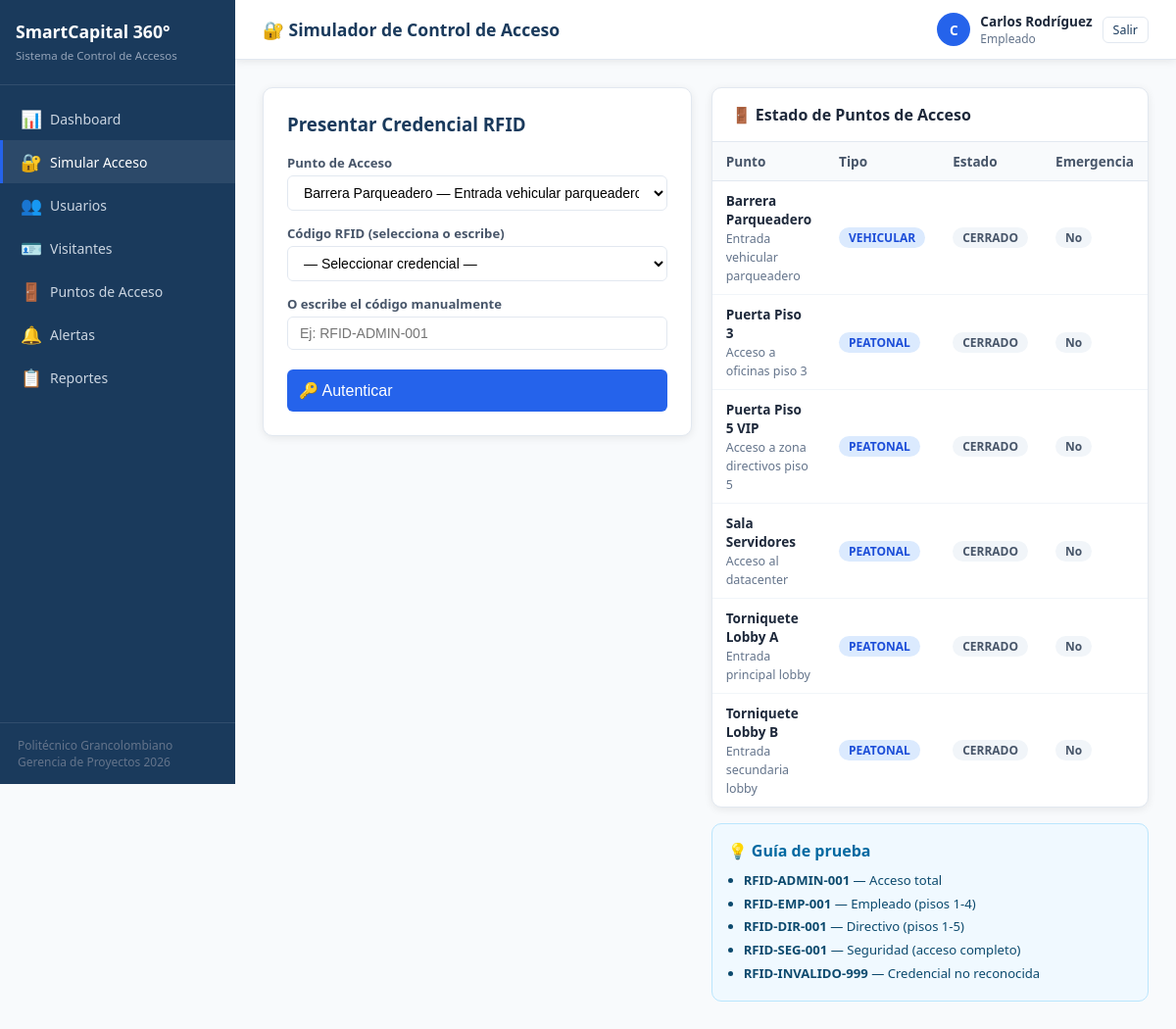
Page /acceso (signed in) on the committed database.
### tables this page shows
CREATE TABLE punto_acceso (
        id_punto       INTEGER PRIMARY KEY AUTOINCREMENT,
        nombre         TEXT NOT NULL,
        ubicacion      TEXT,
        tipo_acceso    TEXT DEFAULT 'PEATONAL',
        estado         TEXT DEFAULT 'CERRADO',
        modo_emergencia INTEGER DEFAULT 0,
        id_zona        INTEGER REFERENCES zona(id_zona),
        id_controlador INTEGER REFERENCES controlador(id_controlador)
    );

### backend/app.py (the view)
@app.route('/acceso')
@login_required
def acceso():
    conn = get_db()
    puntos = conn.execute("SELECT * FROM punto_acceso ORDER BY nombre").fetchall()
    credenciales = conn.execute("""SELECT c.*, u.nombre||' '||u.apellido as nombre_usuario
                                   FROM credencial c JOIN usuario u ON c.id_usuario=u.id_usuario
                                   WHERE c.activa=1""").fetchall()
    conn.close()
    return render_template('acceso.html', puntos=puntos, credenciales=credenciales)

### backend/app.py (called while the page is built)
def get_db():
    conn = sqlite3.connect(DB_PATH)
    conn.row_factory = sqlite3.Row
    conn.execute("PRAGMA foreign_keys = ON")
    return conn

def login_required(f):
    from functools import wraps
    @wraps(f)
    def decorated(*args, **kwargs):
        if 'user_id' not in session:
            return redirect(url_for('login'))
        return f(*args, **kwargs)
    return decorated

### frontend/templates/acceso.html (shortened to what this page needs)
{% extends "base.html" %}
{% block page_title %}🔐 Simulador de Control de Acceso{% endblock %}
{% block content %}
<div class="row2">
  <div>
    <div class="table-wrap" style="padding:24px;">
      <h3 style="margin-bottom:18px;color:#1a3a5c;">Presentar Credencial RFID</h3>
      <div class="form-group" style="margin-bottom:14px;">
        <label>Punto de Acceso</label>
        <select id="selPunto">
          {% for p in puntos %}
          <option value="{{ p.id_punto }}">{{ p.nombre }} — {{ p.ubicacion }}</option>
          {% endfor %}
        </select>
      </div>
      <div class="form-group" style="margin-bottom:14px;">
        <label>Código RFID (selecciona o escribe)</label>
        <select id="selRFID" onchange="document.getElementById('rfidInput').value=this.value">
          <option value="">— Seleccionar credencial —</option>
        </select>
      </div>
      <div class="form-group" style="margin-bottom:20px;">
        <label>O escribe el código manualmente</label>
        <input type="text" id="rfidInput" placeholder="Ej: RFID-ADMIN-001" />
      </div>
      <button onclick="simularAcceso()" class="btn btn-primary" style="width:100%;padding:12px;font-size:1rem;">
        🔑 Autenticar
      </button>
    </div>
  </div>
  <div>
    <div class="table-wrap">
      <div class="table-header"><h3>🚪 Estado de Puntos de Acceso</h3></div>
      <table>
        <thead><tr><th>Punto</th><th>Tipo</th><th>Estado</th><th>Emergencia</th></tr></thead>
        <tbody>
          {% for p in puntos %}
          <tr>
            <td><strong>{{ p.nombre }}</strong><br><span style="font-size:0.78rem;color:#64748b;">{{ p.ubicacion }}</span></td>
            <td><span class="badge badge-azul">{{ p.tipo_acceso }}</span></td>
            <td>
              {% if p.estado == 'ABIERTO' %}<span class="badge badge-verde">ABIERTO</span>
              {% elif p.estado == 'ABIERTO_EMERGENCIA' %}<span class="badge badge-rojo">EMERGENCIA</span>
              {% else %}<span class="badge badge-gris">CERRADO</span>{% endif %}
            </td>
            <td>
              {% if p.modo_emergencia %}<span class="badge badge-rojo">🚨 SÍ</span>
              {% else %}<span class="badge badge-gris">No</span>{% endif %}
            </td>
          </tr>
          {% endfor %}
        </tbody>
      </table>
    </div>
    <div style="margin-top:16px;background:#f0f9ff;border-radius:10px;padding:16px;border:1px solid #bae6fd;">
      <h4 style="color:#0369a1;margin-bottom:8px;">💡 Guía de prueba</h4>
      <ul style="font-size:0.82rem;color:#0c4a6e;line-height:1.8;padding-left:16px;">
        <li><strong>RFID-ADMIN-001</strong> — Acceso total</li>
        <li><strong>RFID-EMP-001</strong> — Empleado (pisos 1-4)</li>
        <li><strong>RFID-DIR-001</strong> — Directivo (pisos 1-5)</li>
        <li><strong>RFID-SEG-001</strong> — Seguridad (acceso completo)</li>
        <li><strong>RFID-INVALIDO-999</strong> — Credencial no reconocida</li>
      </ul>
    </div>
  </div>
</div>
{% endblock %}

### frontend/templates/base.html (style rules this page uses)
:root { --azul: #1a3a5c; --azul-claro: #2563eb; --verde: #16a34a; --rojo: #dc2626; --naranja: #ea580c; --gris: #f1f5f9; --borde: #e2e8f0; --texto: #1e293b; --sombra: 0 2px 8px rgba(0,0,0,0.08); }
* { box-sizing:border-box; margin:0; padding:0; }
body { font-family:'Segoe UI',sans-serif; background:#f8fafc; color:var(--texto); display:flex; min-height:100vh; }
.table-wrap { background:#fff; border-radius:10px; box-shadow:var(--sombra); border:1px solid var(--borde); overflow:hidden; }
.table-header { padding:16px 20px; border-bottom:1px solid var(--borde); display:flex; justify-content:space-between; align-items:center; }
.table-header h3 { font-size:1rem; font-weight:600; }
table { width:100%; border-collapse:collapse; font-size:0.85rem; }
th { background:#f8fafc; padding:10px 14px; text-align:left; font-weight:600; color:#475569; border-bottom:1px solid var(--borde); }
td { padding:10px 14px; border-bottom:1px solid #f1f5f9; }
tr:last-child td { border-bottom:none; }
.badge { display:inline-block; padding:2px 10px; border-radius:20px; font-size:0.75rem; font-weight:600; }
.badge-azul { background:#dbeafe; color:#1d4ed8; }
.badge-gris { background:#f1f5f9; color:#475569; }
.btn { display:inline-flex; align-items:center; gap:6px; padding:8px 16px; border-radius:6px; font-size:0.85rem; font-weight:500; cursor:pointer; border:none; text-decoration:none; transition:all .15s; }
.btn-primary { background:var(--azul-claro); color:#fff; }
.form-group { display:flex; flex-direction:column; gap:4px; }
label { font-size:0.82rem; font-weight:600; color:#475569; }
input, select, textarea { padding:8px 12px; border:1px solid var(--borde); border-radius:6px; font-size:0.875rem; width:100%; background:#fff; }
.row2 { display:grid; grid-template-columns:1fr 1fr; gap:20px; }

### rows in the picture
punto_acceso: nombre "Barrera Parqueadero", ubicacion "Entrada vehicular parqueadero", tipo_acceso "VEHICULAR", estado "CERRADO", modo_emergencia "No"
punto_acceso: nombre "Puerta Piso 3", ubicacion "Acceso a oficinas piso 3", tipo_acceso "PEATONAL", estado "CERRADO", modo_emergencia "No"
punto_acceso: nombre "Puerta Piso 5 VIP", ubicacion "Acceso a zona directivos piso 5", tipo_acceso "PEATONAL", estado "CERRADO", modo_emergencia "No"
punto_acceso: nombre "Sala Servidores", ubicacion "Acceso al datacenter", tipo_acceso "PEATONAL", estado "CERRADO", modo_emergencia "No"
punto_acceso: nombre "Torniquete Lobby A", ubicacion "Entrada principal lobby", tipo_acceso "PEATONAL", estado "CERRADO", modo_emergencia "No"
punto_acceso: nombre "Torniquete Lobby B", ubicacion "Entrada secundaria lobby", tipo_acceso "PEATONAL", estado "CERRADO", modo_emergencia "No"

### other values in the picture
{{ session.user_name[0] }} "C"
{{ session.user_name }} "Carlos Rodríguez"
{{ session.user_perfil }} "Empleado"
form field value "Barrera Parqueadero — Entrada vehicular parqueadero"
